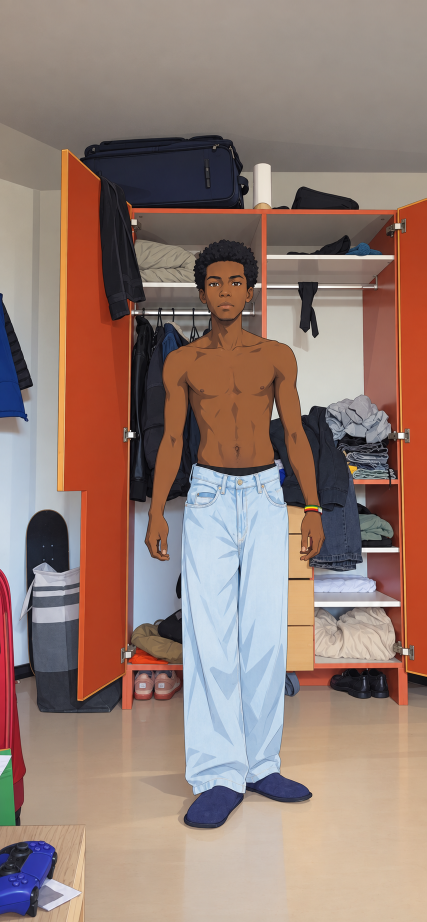
#> input picture runpod/fixtures/wardrobe-source-frame.png, 853 x 1844 px (shown at 1/2 size)
$ python -i proof_quality.py   (imports and definitions only)
#> lines starting #> are read from the running program, lines starting #| are printed output that depends on the picture
#!/usr/bin/env python3
"""Reject unusable Wan VACE proofs before audio or later sections start.

The checker is pixel-only. It does not start ComfyUI, download weights, or
submit a GPU job. A file that merely exists as an MP4 is not a passed proof.
"""
from __future__ import annotations

import argparse
import json
import math
from pathlib import Path
import sys

from PIL import Image, ImageChops, ImageFilter, ImageStat


APPROVED_ANCHOR_ORIGINS = {"approved_anime_sheet", "source_frame"}
REJECTED_ANCHOR_ORIGINS = {
    "starter_glb_preview",
    "procedural_placeholder",
    "glb_viewport",
    "blocky_starter",
}
MINIMUM_ANCHOR_SHORT_SIDE = 480
# A 24-pixel nearest-neighbor starter reconstructs below this error.
# The wardrobe source frame measures about 10.
LOW_DETAIL_RECONSTRUCTION_ERROR = 4.0


def _load(path: Path) -> Image.Image:
    with Image.open(path) as image:
        return image.convert("RGB")


def _channel_means(image: Image.Image) -> tuple[float, float, float]:
    red, green, blue = ImageStat.Stat(image).mean
    return float(red), float(green), float(blue)


def _edge_mean(image: Image.Image) -> float:
    edges = image.convert("L").filter(ImageFilter.FIND_EDGES)
    return float(ImageStat.Stat(edges).mean[0])


def _laplacian_stddev(image: Image.Image) -> float:
    lap = image.convert("L").filter(
        ImageFilter.Kernel((3, 3), [-1, -1, -1, -1, 8, -1, -1, -1, -1], scale=1, offset=128)
    )
    return float(ImageStat.Stat(lap).stddev[0])


def _reconstruction_error(image: Image.Image, short_side: int = 48) -> float:
    width, height = image.size
    if width <= height:
        small_size = (short_side, max(1, round(height * short_side / width)))
    else:
        small_size = (max(1, round(width * short_side / height)), short_side)
    reduced = image.resize(small_size, Image.Resampling.BOX)
    reconstructed = reduced.resize(image.size, Image.Resampling.NEAREST)
    difference = ImageChops.difference(image, reconstructed)
    return sum(ImageStat.Stat(difference).mean) / 3.0


def _subject_axis_degrees(image: Image.Image) -> float:
    """0 means the subject lies across the frame. 90 means upright."""
    width = 96
    height = max(1, round(image.height * width / image.width))
    small = image.resize((width, height))
    pixels = list(small.getdata())
    corners = (pixels[0], pixels[width - 1], pixels[(height - 1) * width], pixels[-1])
    background = tuple(sum(pixel[channel] for pixel in corners) / 4 for channel in range(3))
    xs: list[float] = []
    ys: list[float] = []
    for index, pixel in enumerate(pixels):
        distance = sum((pixel[channel] - background[channel]) ** 2 for channel in range(3)) ** 0.5
        if distance > 28:
            xs.append(index % width)
            ys.append(index // width)
    if len(xs) < 30:
        return 90.0
    mean_x = sum(xs) / len(xs)
    mean_y = sum(ys) / len(ys)
    sxx = sum((x - mean_x) ** 2 for x in xs)
    syy = sum((y - mean_y) ** 2 for y in ys)
    sxy = sum((x - mean_x) * (y - mean_y) for x, y in zip(xs, ys))
    angle = abs(math.degrees(0.5 * math.atan2(2 * sxy, sxx - syy)))
    return min(angle, 180 - angle)


def inspect_frame(path: Path) -> dict:
#> called with path = 'fixtures/wardrobe-source-frame.png'
    image = _load(path)
#> in _load, image is the input picture: PIL image 853x1844 RGB; mean R, G, B 149.1, 125.5, 116.8
    red, green, blue = _channel_means(image)
#> in _channel_means, `red, green, blue = ImageStat.Stat(image).mean`: red = 149.1; green = 125.5; blue = 116.8
#> red = 149.1; green = 125.5; blue = 116.8
    edge_mean = _edge_mean(image)
#> in _edge_mean, `edges = image.convert("L").filter(ImageFilter.FIND_EDGES)`:
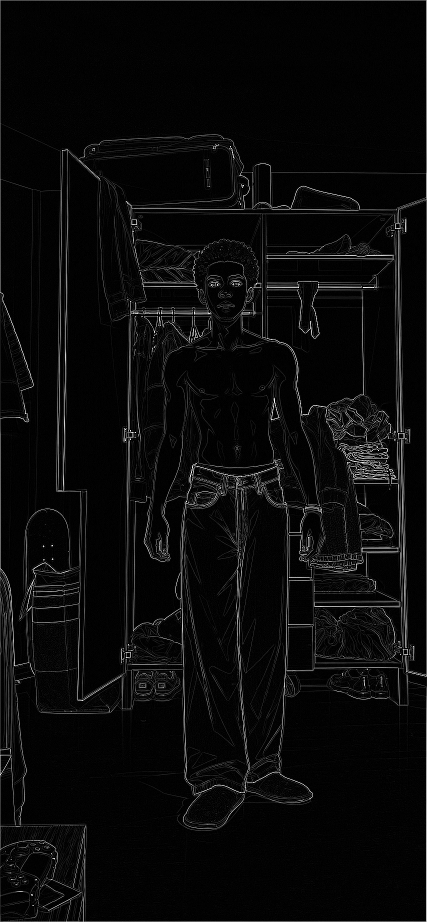
#> edges: PIL image 853x1844 L (shown at 1/2 size); min 0, max 255, mean 9.9
#> edge_mean = 9.94
    lap_std = _laplacian_stddev(image)
#> in _laplacian_stddev, `lap = image.convert("L").filter( ImageFilter.Kernel((3, 3), [-1, -1, -..`:
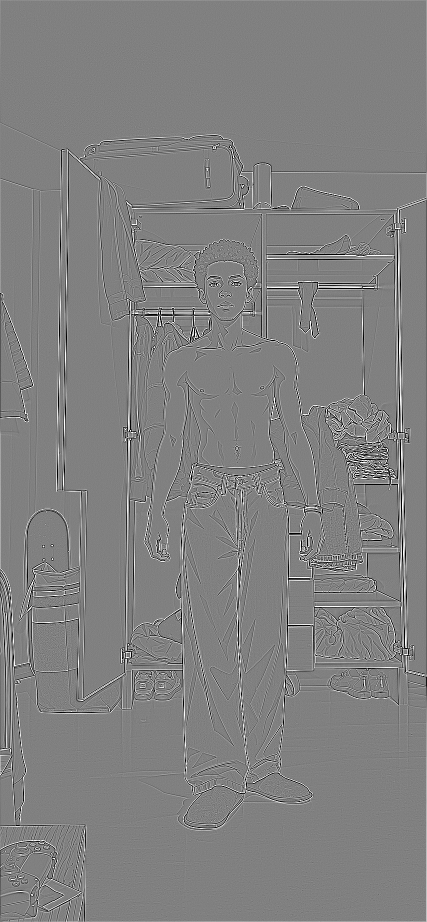
#> lap: PIL image 853x1844 L (shown at 1/2 size); min 0, max 255, mean 128.3
#> lap_std = 34.24
    blue_channel_collapse = blue >= 170 and blue >= max(red, green) + 80
#> blue_channel_collapse = False
    severe_ghosting = lap_std < 8.0 and edge_mean < 2.5
#> severe_ghosting = False
    short_side = min(image.size)
#> short_side = 853
    detail_error = _reconstruction_error(image)
#> in _reconstruction_error, `reduced = image.resize(small_size, Image.Resampling.BOX)`:
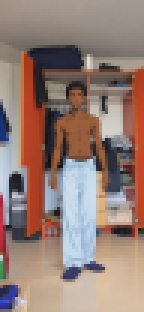
#> reduced: PIL image 48x104 RGB (shown 3 times larger); mean R, G, B 149.1, 125.6, 116.9
#> in _reconstruction_error, `reconstructed = reduced.resize(image.size, Image.Resampling.NEAREST)`:
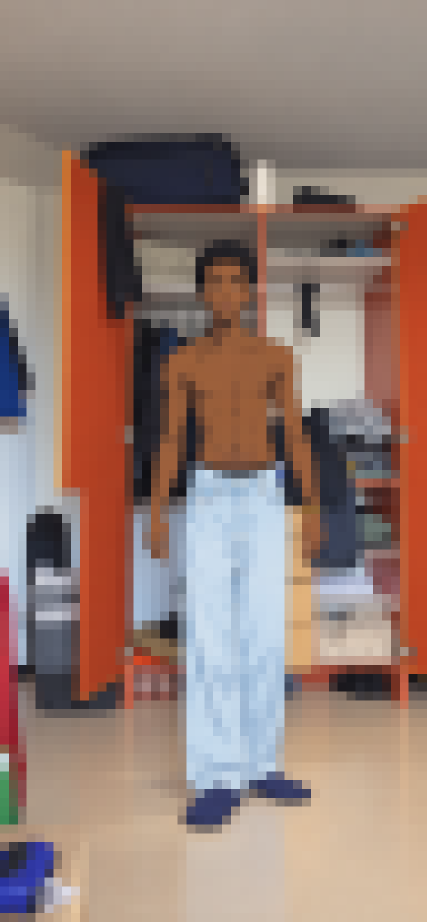
#> reconstructed: PIL image 853x1844 RGB (shown at 1/2 size); mean R, G, B 149.1, 125.6, 116.9
#> in _reconstruction_error, `difference = ImageChops.difference(image, reconstructed)`:
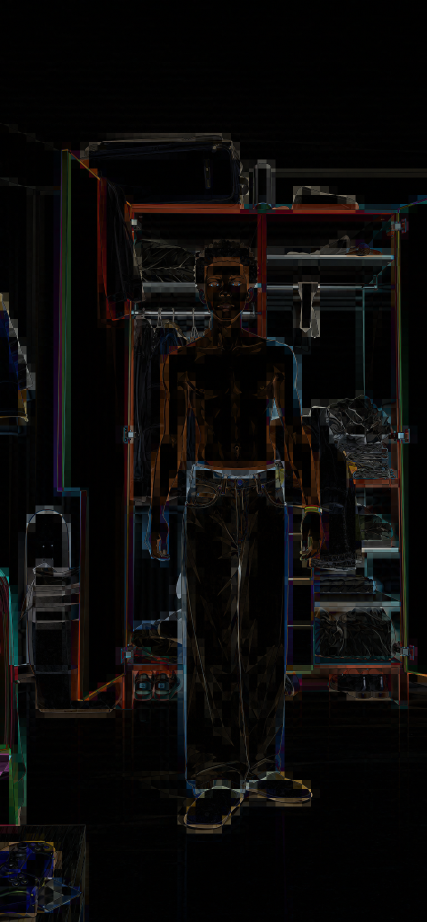
#> difference: PIL image 853x1844 RGB (shown at 1/2 size); mean R, G, B 11.3, 10, 9.3
#> detail_error = 10.18
    low_detail_preview = short_side < MINIMUM_ANCHOR_SHORT_SIDE or detail_error < LOW_DETAIL_RECONSTRUCTION_ERROR
#> low_detail_preview = False
    subject_axis = _subject_axis_degrees(image)
#> in _subject_axis_degrees, `small = image.resize((width, height))`:
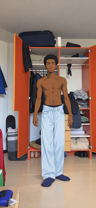
#> small: PIL image 96x208 RGB; mean R, G, B 149.1, 125.5, 116.8
#> in _subject_axis_degrees, `pixels = list(small.getdata())`: pixels = 19968 items, first 6: (162, 147, 135), (164, 149, 136), (164, 149, 136), (163, 148, 136), (163, 148, 136), (163, 148, 137)
#> in _subject_axis_degrees, `corners = (pixels[0], pixels[width - 1], pixels[(height - 1) * width],..`: corners = ((162, 147, 135), (164, 152, 143), (139, 114, 97), (216, 189, 161))
#> in _subject_axis_degrees, `background = tuple(sum(pixel[channel] for pixel in corners) / 4 for ch..`: background = (170.2, 150.5, 134)
#> the loop in _subject_axis_degrees, `for index, pixel in enumerate(pixels):` made 19968 passes
#> (pixel, distance) on passes 1 to 3: ((162, 147, 135), 9.02), ((164, 149, 136), 6.73), ((164, 149, 136), 6.73)
#> after the loop in _subject_axis_degrees, `for index, pixel in enumerate(pixels):`: xs = 16146 values, max 95 at index 466, min 0 at index 1, mean 48.08; ys = 16146 values from 14 to 207
#> in _subject_axis_degrees, `mean_x = sum(xs) / len(xs)`: mean_x = 48.08
#> in _subject_axis_degrees, `mean_y = sum(ys) / len(ys)`: mean_y = 110.9
#> in _subject_axis_degrees, `sxx = sum((x - mean_x) ** 2 for x in xs)`: sxx = 11963858.5
#> in _subject_axis_degrees, `syy = sum((y - mean_y) ** 2 for y in ys)`: syy = 46429706.6
#> in _subject_axis_degrees, `sxy = sum((x - mean_x) * (y - mean_y) for x, y in zip(xs, ys))`: sxy = 1527335
#> in _subject_axis_degrees, `angle = abs(math.degrees(0.5 * math.atan2(2 * sxy, sxx - syy)))`: angle = 87.47
#> subject_axis = 87.47
    sideways_subject = subject_axis < 25
#> sideways_subject = False
    reasons = []
    if blue_channel_collapse:
        reasons.append("blue-channel collapse")
    if severe_ghosting:
        reasons.append("severe ghosting")
    if sideways_subject:
        reasons.append("subject is sideways")
    return {
        "path": str(path),
        "width": image.size[0],
        "height": image.size[1],
        "channel_means": {"red": round(red, 2), "green": round(green, 2), "blue": round(blue, 2)},
        "edge_mean": round(edge_mean, 2),
        "laplacian_stddev": round(lap_std, 2),
        "reconstruction_error": round(detail_error, 2),
        "blue_channel_collapse": blue_channel_collapse,
        "severe_ghosting": severe_ghosting,
        "low_detail_preview": low_detail_preview,
        "subject_axis_degrees": round(subject_axis, 1),
        "sideways_subject": sideways_subject,
        "passed": not reasons,
        "reasons": reasons,
    }


# [64 lines left out: functions inspect_anchor, evaluate_proof, main, not called in this run]


# [2 lines not run here, left out]

>>> result = inspect_frame('fixtures/wardrobe-source-frame.png')
#> result = 14 items
